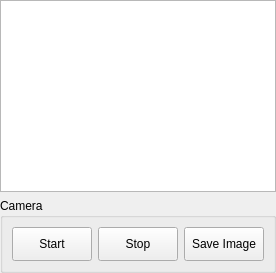
      <widget class="QWidget" name="Cam1_tab">
       <attribute name="title">
        <string>Overview</string>
       </attribute>
       <layout class="QGridLayout" name="gridLayout_7">
        <property name="leftMargin">
         <number>0</number>
        </property>
        <property name="topMargin">
         <number>0</number>
        </property>
        <property name="rightMargin">
         <number>0</number>
        </property>
        <property name="bottomMargin">
         <number>0</number>
        </property>
        <item row="2" column="0">
         <widget class="QGroupBox" name="groupBox_7">
          <property name="title">
           <string>Camera</string>
          </property>
          <layout class="QGridLayout" name="gridLayout_8">
           <property name="sizeConstraint">
            <enum>QLayout::SetDefaultConstraint</enum>
           </property>
           <item row="0" column="0">
            <widget class="QPushButton" name="overview_camera_start_button">
             <property name="text">
              <string>Start</string>
             </property>
            <property name="icon"><iconset><normaloff>icons/play.svg</normaloff></iconset></property><property name="iconSize"><size><width>20</width><height>20</height></size></property><property name="minimumSize"><size><width>0</width><height>34</height></size></property></widget>
           </item>
           <item row="0" column="1">
            <widget class="QPushButton" name="overview_camera_stop_button">
             <property name="text">
              <string>Stop</string>
             </property>
            <property name="icon"><iconset><normaloff>icons/stop.svg</normaloff></iconset></property><property name="iconSize"><size><width>20</width><height>20</height></size></property><property name="minimumSize"><size><width>0</width><height>34</height></size></property></widget>
           </item>
           <item row="0" column="2">
            <widget class="QPushButton" name="overview_camera_save_image_button">
             <property name="text">
              <string>Save Image</string>
             </property>
            <property name="icon"><iconset><normaloff>icons/save.svg</normaloff></iconset></property><property name="iconSize"><size><width>20</width><height>20</height></size></property><property name="minimumSize"><size><width>0</width><height>34</height></size></property></widget>
           </item>
          </layout>
         </widget>
        </item>
        <item row="1" column="0">
         <widget class="QGraphicsView" name="overview_camera_view">
          <property name="sizePolicy">
           <sizepolicy hsizetype="Expanding" vsizetype="Expanding">
            <horstretch>100</horstretch>
            <verstretch>100</verstretch>
           </sizepolicy>
          </property>
          <property name="mouseTracking">
           <bool>false</bool>
          </property>
         </widget>
        </item>
       </layout>
      </widget>
